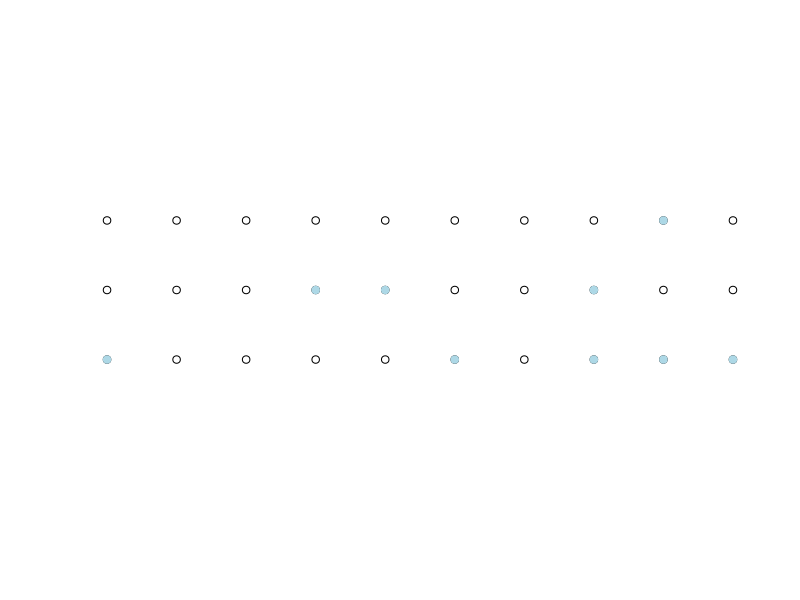

This chart was generated by the following R code: (Note: this script raises an error after producing the figure.)
## ---- chunk 1

# start with a 10 x 3 grid of points
norain <- cbind(rep(1:10,3), rep(1:3, each=10))  
# choose (sample) nine at random, using the sample() function in R
rainworlds <- norain[sample(1:nrow(norain), 9),]  
# plot the points
plot(norain, xlab="", ylab="", ylim = c(1,3), axes = FALSE, asp = 1) 
# color in the nine
points(rainworlds, pch=19, col="lightblue") 
## ---- chunk 2
include_graphics("images/YYHLTLScreenshot1.png")
## ---- chunk 3
bins <- c("0 to 9", "10 to 19", "20 to 29", "30 to 39", "40 to 49", "50 or more")
counts <- c(1,1,3,3,13,72)
kable(data.frame(bin=bins, counts=counts), booktabs=TRUE) %>%  kable_styling(bootstrap_options = "striped", full_width = F)%>%
  kable_styling(latex_options = c("hold_position"))


